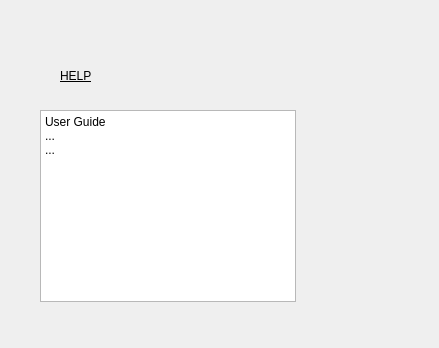
<?xml version="1.0" encoding="UTF-8"?>
<ui version="4.0">
 <class>help</class>
 <widget class="QDialog" name="help">
  <property name="geometry">
   <rect>
    <x>0</x>
    <y>0</y>
    <width>439</width>
    <height>348</height>
   </rect>
  </property>
  <property name="windowTitle">
   <string>Dialog</string>
  </property>
  <widget class="QLabel" name="label">
   <property name="geometry">
    <rect>
     <x>60</x>
     <y>50</y>
     <width>211</width>
     <height>51</height>
    </rect>
   </property>
   <property name="styleSheet">
    <string notr="true">text-decoration: underline;
font: 700 italic 50pt &quot;Bradley Hand ITC&quot;;
color: black;</string>
   </property>
   <property name="text">
    <string>HELP</string>
   </property>
  </widget>
  <widget class="QTextBrowser" name="textBrowser">
   <property name="geometry">
    <rect>
     <x>40</x>
     <y>110</y>
     <width>256</width>
     <height>192</height>
    </rect>
   </property>
   <property name="html">
    <string>&lt;!DOCTYPE HTML PUBLIC &quot;-//W3C//DTD HTML 4.0//EN&quot; &quot;http://www.w3.org/TR/REC-html40/strict.dtd&quot;&gt;
&lt;html&gt;&lt;head&gt;&lt;meta name=&quot;qrichtext&quot; content=&quot;1&quot; /&gt;&lt;meta charset=&quot;utf-8&quot; /&gt;&lt;style type=&quot;text/css&quot;&gt;
p, li { white-space: pre-wrap; }
hr { height: 1px; border-width: 0; }
li.unchecked::marker { content: &quot;\2610&quot;; }
li.checked::marker { content: &quot;\2612&quot;; }
&lt;/style&gt;&lt;/head&gt;&lt;body style=&quot; font-family:'Segoe UI'; font-size:9pt; font-weight:400; font-style:normal;&quot;&gt;
&lt;p style=&quot; margin-top:0px; margin-bottom:0px; margin-left:0px; margin-right:0px; -qt-block-indent:0; text-indent:0px;&quot;&gt;User Guide&lt;/p&gt;
&lt;p style=&quot; margin-top:0px; margin-bottom:0px; margin-left:0px; margin-right:0px; -qt-block-indent:0; text-indent:0px;&quot;&gt;...&lt;/p&gt;
&lt;p style=&quot; margin-top:0px; margin-bottom:0px; margin-left:0px; margin-right:0px; -qt-block-indent:0; text-indent:0px;&quot;&gt;...&lt;/p&gt;&lt;/body&gt;&lt;/html&gt;</string>
   </property>
  </widget>
 </widget>
 <resources/>
 <connections/>
</ui>
